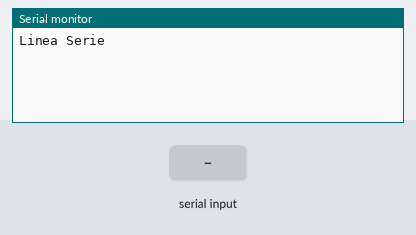
A sketch run on a simulated Arduino Mega 2560, built with avr-gcc and run on an emulated ATmega2560. On the bench: the last lines printed to the serial monitor. The test bench sets the inputs (shaded band).

Above: at 1.2 s.
1.3 s: "1" received over the second serial link
At 1.9 s:
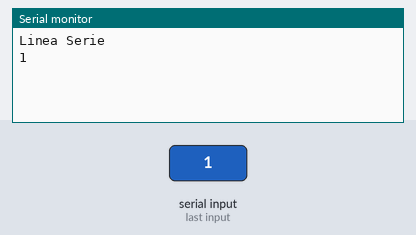
2.8 s: "0" received over the second serial link
At 4.2 s:
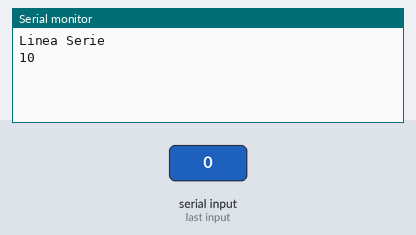

The sketch:

BT_chat_MEGA.ino
```cpp
/*
* Simple program to chat with Arduino MEGA
*/

void setup()
{
  Serial.begin(57600); //COM serial
  Serial1.begin(57600); //Bluetooth module serial

  Serial.println("Linea Serie");
}

void loop()
{
  if(Serial1.available()){
    Serial.write(Serial1.read());
  }
  if(Serial.available()){
    Serial1.write(Serial.read());
  }

}
```

Measured:
- after the input at 1.3 s, the serial monitor: prints a new line at once (image 1)
- after the input at 2.8 s, the serial monitor: prints a new line at once (image 2)
